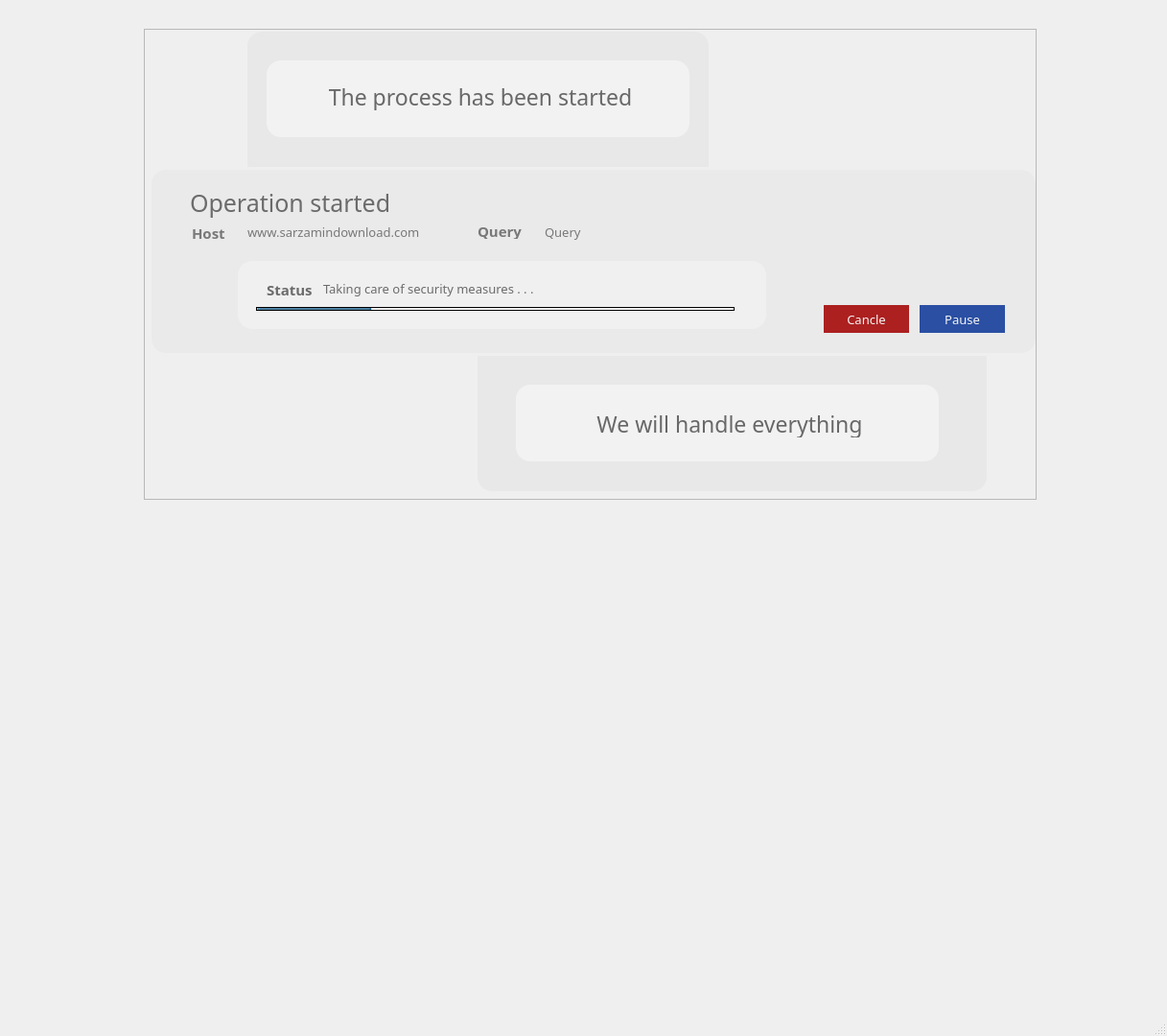
<?xml version="1.0" encoding="UTF-8"?>
<ui version="4.0">
 <class>MainWindow</class>
 <widget class="QMainWindow" name="MainWindow">
  <property name="geometry">
   <rect>
    <x>0</x>
    <y>0</y>
    <width>1217</width>
    <height>1080</height>
   </rect>
  </property>
  <property name="maximumSize">
   <size>
    <width>1217</width>
    <height>16777215</height>
   </size>
  </property>
  <property name="windowTitle">
   <string>MainWindow</string>
  </property>
  <widget class="QWidget" name="centralwidget">
   <widget class="QFrame" name="frame">
    <property name="geometry">
     <rect>
      <x>150</x>
      <y>30</y>
      <width>931</width>
      <height>491</height>
     </rect>
    </property>
    <property name="frameShape">
     <enum>QFrame::StyledPanel</enum>
    </property>
    <property name="frameShadow">
     <enum>QFrame::Raised</enum>
    </property>
    <widget class="QStackedWidget" name="stackedWidget">
     <property name="geometry">
      <rect>
       <x>3</x>
       <y>1</y>
       <width>931</width>
       <height>481</height>
      </rect>
     </property>
     <property name="currentIndex">
      <number>0</number>
     </property>
     <widget class="QWidget" name="page">
      <widget class="QFrame" name="frame_2">
       <property name="geometry">
        <rect>
         <x>5</x>
         <y>146</y>
         <width>922</width>
         <height>191</height>
        </rect>
       </property>
       <property name="minimumSize">
        <size>
         <width>922</width>
         <height>191</height>
        </size>
       </property>
       <property name="maximumSize">
        <size>
         <width>922</width>
         <height>191</height>
        </size>
       </property>
       <property name="styleSheet">
        <string notr="true">#frame_2 {


background:rgb(234, 234, 234);
border-radius:15px;
border:none
}</string>
       </property>
       <property name="frameShape">
        <enum>QFrame::StyledPanel</enum>
       </property>
       <property name="frameShadow">
        <enum>QFrame::Raised</enum>
       </property>
       <widget class="QStackedWidget" name="stackedWidget_2">
        <property name="geometry">
         <rect>
          <x>690</x>
          <y>110</y>
          <width>111</width>
          <height>61</height>
         </rect>
        </property>
        <property name="styleSheet">
         <string notr="true">background:rgba(0,0,0,0);</string>
        </property>
        <property name="currentIndex">
         <number>0</number>
        </property>
        <widget class="QWidget" name="page_3">
         <widget class="QPushButton" name="pushButton">
          <property name="geometry">
           <rect>
            <x>10</x>
            <y>30</y>
            <width>91</width>
            <height>31</height>
           </rect>
          </property>
          <property name="font">
           <font>
            <family>Raleway Thin</family>
            <pointsize>10</pointsize>
           </font>
          </property>
          <property name="styleSheet">
           <string notr="true">#pushButton{

background:rgb(172, 32, 32);
border:1px solid rgb(234, 234, 234);
color:rgb(244, 244, 244);
}

#pushButton:hover {
background:rgb(255, 255, 255);
}</string>
          </property>
          <property name="text">
           <string>Cancle</string>
          </property>
          <property name="iconSize">
           <size>
            <width>31</width>
            <height>31</height>
           </size>
          </property>
         </widget>
        </widget>
        <widget class="QWidget" name="page_4">
         <widget class="QPushButton" name="pushButton_3">
          <property name="geometry">
           <rect>
            <x>10</x>
            <y>30</y>
            <width>91</width>
            <height>31</height>
           </rect>
          </property>
          <property name="font">
           <font>
            <family>Raleway Thin</family>
            <pointsize>10</pointsize>
           </font>
          </property>
          <property name="styleSheet">
           <string notr="true">#pushButton_3{

background:rgb(21, 29, 75);
border:1px solid rgb(234, 234, 234);
color:rgb(244, 244, 244);
}

#pushButton_3:hover {
background:rgb(255, 255, 255);
}</string>
          </property>
          <property name="text">
           <string>done</string>
          </property>
          <property name="iconSize">
           <size>
            <width>31</width>
            <height>31</height>
           </size>
          </property>
         </widget>
        </widget>
        <widget class="QWidget" name="page_12">
         <widget class="QPushButton" name="pushButton_6">
          <property name="geometry">
           <rect>
            <x>10</x>
            <y>30</y>
            <width>91</width>
            <height>31</height>
           </rect>
          </property>
          <property name="font">
           <font>
            <family>Raleway Thin</family>
            <pointsize>10</pointsize>
           </font>
          </property>
          <property name="styleSheet">
           <string notr="true">#pushButton_6{

background:rgb(57, 60, 255);
border:1px solid rgb(234, 234, 234);
color:rgb(244, 244, 244);
}

#pushButton_6:hover {
background:rgb(255, 255, 255);
}</string>
          </property>
          <property name="text">
           <string>close</string>
          </property>
          <property name="iconSize">
           <size>
            <width>31</width>
            <height>31</height>
           </size>
          </property>
         </widget>
        </widget>
       </widget>
       <widget class="QStackedWidget" name="stackedWidget_3">
        <property name="geometry">
         <rect>
          <x>790</x>
          <y>110</y>
          <width>101</width>
          <height>61</height>
         </rect>
        </property>
        <property name="styleSheet">
         <string notr="true">background:rgba(0,0,0,0);</string>
        </property>
        <property name="currentIndex">
         <number>0</number>
        </property>
        <widget class="QWidget" name="page_5">
         <widget class="QPushButton" name="pushButton_2">
          <property name="geometry">
           <rect>
            <x>10</x>
            <y>30</y>
            <width>91</width>
            <height>31</height>
           </rect>
          </property>
          <property name="font">
           <font>
            <family>Raleway Thin</family>
            <pointsize>10</pointsize>
           </font>
          </property>
          <property name="styleSheet">
           <string notr="true">#pushButton_2{

background:rgb(42, 79, 163);
border:1px solid rgb(234, 234, 234);
color:rgb(244, 244, 244);
}

#pushButton_2:hover {
background:rgb(255, 255, 255);
}</string>
          </property>
          <property name="text">
           <string>Pause</string>
          </property>
          <property name="iconSize">
           <size>
            <width>24</width>
            <height>26</height>
           </size>
          </property>
         </widget>
        </widget>
        <widget class="QWidget" name="page_11">
         <widget class="QPushButton" name="pushButton_5">
          <property name="geometry">
           <rect>
            <x>10</x>
            <y>30</y>
            <width>91</width>
            <height>31</height>
           </rect>
          </property>
          <property name="font">
           <font>
            <family>Raleway Thin</family>
            <pointsize>10</pointsize>
           </font>
          </property>
          <property name="styleSheet">
           <string notr="true">#pushButton_5{

background:rgb(57, 60, 255);
border:1px solid rgb(234, 234, 234);
color:rgb(244, 244, 244);
}

#pushButton_5:hover {
background:rgb(255, 255, 255);
}</string>
          </property>
          <property name="text">
           <string>Retry</string>
          </property>
          <property name="iconSize">
           <size>
            <width>24</width>
            <height>26</height>
           </size>
          </property>
         </widget>
        </widget>
        <widget class="QWidget" name="page_6">
         <widget class="QPushButton" name="pushButton_4">
          <property name="geometry">
           <rect>
            <x>10</x>
            <y>30</y>
            <width>91</width>
            <height>31</height>
           </rect>
          </property>
          <property name="font">
           <font>
            <family>Raleway Thin</family>
            <pointsize>10</pointsize>
           </font>
          </property>
          <property name="styleSheet">
           <string notr="true">#pushButton_4{

background:rgb(57, 60, 255);
border:1px solid rgb(234, 234, 234);
color:rgb(244, 244, 244);
}

#pushButton_4:hover {
background:rgb(255, 255, 255);
}</string>
          </property>
          <property name="text">
           <string>Open</string>
          </property>
          <property name="iconSize">
           <size>
            <width>24</width>
            <height>26</height>
           </size>
          </property>
         </widget>
        </widget>
       </widget>
       <widget class="QStackedWidget" name="stackedWidget_4">
        <property name="geometry">
         <rect>
          <x>30</x>
          <y>10</y>
          <width>671</width>
          <height>80</height>
         </rect>
        </property>
        <property name="styleSheet">
         <string notr="true">background:rgba(0,0,0,0);</string>
        </property>
        <property name="currentIndex">
         <number>0</number>
        </property>
        <widget class="QWidget" name="page_7">
         <widget class="QLabel" name="label_5">
          <property name="geometry">
           <rect>
            <x>380</x>
            <y>47</y>
            <width>151</width>
            <height>16</height>
           </rect>
          </property>
          <property name="font">
           <font>
            <family>Raleway Thin</family>
            <pointsize>-1</pointsize>
           </font>
          </property>
          <property name="styleSheet">
           <string notr="true">font-size:13px;
color:rgb(120, 120, 120);
border:none;</string>
          </property>
          <property name="text">
           <string>Query</string>
          </property>
         </widget>
         <widget class="QLabel" name="label_11">
          <property name="geometry">
           <rect>
            <x>70</x>
            <y>47</y>
            <width>191</width>
            <height>16</height>
           </rect>
          </property>
          <property name="font">
           <font>
            <family>Raleway Thin</family>
            <pointsize>-1</pointsize>
           </font>
          </property>
          <property name="styleSheet">
           <string notr="true">font-size:13px;
color:rgb(120, 120, 120);
border:none;</string>
          </property>
          <property name="text">
           <string>www.sarzamindownload.com</string>
          </property>
         </widget>
         <widget class="QLabel" name="label_10">
          <property name="geometry">
           <rect>
            <x>12</x>
            <y>45</y>
            <width>91</width>
            <height>21</height>
           </rect>
          </property>
          <property name="font">
           <font>
            <family>Raleway Thin</family>
            <pointsize>-1</pointsize>
            <weight>75</weight>
            <bold>true</bold>
           </font>
          </property>
          <property name="styleSheet">
           <string notr="true">font-size:15px;
color:rgb(120, 120, 120);
border:none;
font-weight:bold</string>
          </property>
          <property name="text">
           <string>Host</string>
          </property>
         </widget>
         <widget class="QLabel" name="label_3">
          <property name="geometry">
           <rect>
            <x>10</x>
            <y>9</y>
            <width>321</width>
            <height>31</height>
           </rect>
          </property>
          <property name="font">
           <font>
            <family>Raleway Thin</family>
            <pointsize>-1</pointsize>
           </font>
          </property>
          <property name="styleSheet">
           <string notr="true">font-size:25px;
color:rgb(107, 107, 107);
border:none;</string>
          </property>
          <property name="text">
           <string>Operation started </string>
          </property>
         </widget>
         <widget class="QLabel" name="label_9">
          <property name="geometry">
           <rect>
            <x>310</x>
            <y>46</y>
            <width>51</width>
            <height>16</height>
           </rect>
          </property>
          <property name="font">
           <font>
            <family>Raleway Thin</family>
            <pointsize>-1</pointsize>
            <weight>75</weight>
            <bold>true</bold>
           </font>
          </property>
          <property name="styleSheet">
           <string notr="true">font-size:15px;
color:rgb(120, 120, 120);
border:none;
font-weight:bold</string>
          </property>
          <property name="text">
           <string>Query</string>
          </property>
         </widget>
        </widget>
        <widget class="QWidget" name="page_8">
         <widget class="QLabel" name="label_7">
          <property name="geometry">
           <rect>
            <x>220</x>
            <y>20</y>
            <width>221</width>
            <height>31</height>
           </rect>
          </property>
          <property name="font">
           <font>
            <family>Raleway Thin</family>
            <pointsize>-1</pointsize>
           </font>
          </property>
          <property name="styleSheet">
           <string notr="true">font-size:25px;
color:rgb(107, 107, 107);
border:none;</string>
          </property>
          <property name="text">
           <string>Just a moment . . .</string>
          </property>
         </widget>
        </widget>
       </widget>
       <widget class="QStackedWidget" name="stackedWidget_5">
        <property name="geometry">
         <rect>
          <x>90</x>
          <y>95</y>
          <width>551</width>
          <height>71</height>
         </rect>
        </property>
        <property name="styleSheet">
         <string notr="true">#stackedWidget_5 {
background:rgb(240, 240, 240);
border-radius:15px;

}</string>
        </property>
        <property name="currentIndex">
         <number>0</number>
        </property>
        <widget class="QWidget" name="page_9">
         <widget class="QLabel" name="label_6">
          <property name="geometry">
           <rect>
            <x>89</x>
            <y>21</y>
            <width>231</width>
            <height>16</height>
           </rect>
          </property>
          <property name="font">
           <font>
            <family>Raleway Thin</family>
            <pointsize>-1</pointsize>
           </font>
          </property>
          <property name="styleSheet">
           <string notr="true">font-size:13px;
color:rgb(107, 107, 107);
border:none;</string>
          </property>
          <property name="text">
           <string>Taking care of security measures . . .</string>
          </property>
         </widget>
         <widget class="QProgressBar" name="progressBar">
          <property name="geometry">
           <rect>
            <x>19</x>
            <y>48</y>
            <width>499</width>
            <height>4</height>
           </rect>
          </property>
          <property name="font">
           <font>
            <family>Raleway Thin</family>
           </font>
          </property>
          <property name="styleSheet">
           <string notr="true">border:1px solid black</string>
          </property>
          <property name="value">
           <number>24</number>
          </property>
          <property name="format">
           <string/>
          </property>
         </widget>
         <widget class="QLabel" name="label_4">
          <property name="geometry">
           <rect>
            <x>30</x>
            <y>19</y>
            <width>71</width>
            <height>21</height>
           </rect>
          </property>
          <property name="font">
           <font>
            <family>Raleway Thin</family>
            <pointsize>-1</pointsize>
            <weight>75</weight>
            <bold>true</bold>
           </font>
          </property>
          <property name="styleSheet">
           <string notr="true">font-size:15px;
color:rgb(107, 107, 107);
border:none;
font-weight:bold</string>
          </property>
          <property name="text">
           <string>Status</string>
          </property>
         </widget>
        </widget>
        <widget class="QWidget" name="page_10">
         <widget class="QLabel" name="label_8">
          <property name="geometry">
           <rect>
            <x>0</x>
            <y>10</y>
            <width>511</width>
            <height>31</height>
           </rect>
          </property>
          <property name="font">
           <font>
            <family>Raleway Thin</family>
            <pointsize>-1</pointsize>
           </font>
          </property>
          <property name="styleSheet">
           <string notr="true">font-size:25px;
color:rgb(107, 107, 107);
border:none;</string>
          </property>
          <property name="text">
           <string>Extracting . . .</string>
          </property>
          <property name="alignment">
           <set>Qt::AlignCenter</set>
          </property>
         </widget>
        </widget>
       </widget>
      </widget>
      <widget class="QFrame" name="frame_10">
       <property name="geometry">
        <rect>
         <x>105</x>
         <y>2</y>
         <width>481</width>
         <height>141</height>
        </rect>
       </property>
       <property name="styleSheet">
        <string notr="true">#frame_10 {



border:none;
font-size:20px;
border-top-right-radius:15px;
border-top-left-radius:15px;
background:rgb(232, 232, 232);
color:rgb(197, 197, 197);
}
#frame_8:hover{
background:qlineargradient(spread:reflect, x1:0.972, y1:0.188, x2:0.255545, y2:0.665, stop:0 rgba(0, 0, 0, 206), stop:1 rgba(156, 156, 156, 168));
}</string>
       </property>
       <property name="frameShape">
        <enum>QFrame::StyledPanel</enum>
       </property>
       <property name="frameShadow">
        <enum>QFrame::Raised</enum>
       </property>
       <widget class="QFrame" name="frame_15">
        <property name="geometry">
         <rect>
          <x>20</x>
          <y>30</y>
          <width>441</width>
          <height>80</height>
         </rect>
        </property>
        <property name="styleSheet">
         <string notr="true">background:rgb(242, 242, 242);
border-radius:15px;</string>
        </property>
        <property name="frameShape">
         <enum>QFrame::StyledPanel</enum>
        </property>
        <property name="frameShadow">
         <enum>QFrame::Raised</enum>
        </property>
        <widget class="QLabel" name="label_18">
         <property name="geometry">
          <rect>
           <x>0</x>
           <y>24</y>
           <width>441</width>
           <height>31</height>
          </rect>
         </property>
         <property name="font">
          <font>
           <family>Raleway Thin</family>
           <pointsize>17</pointsize>
           <strikeout>false</strikeout>
           <stylestrategy>PreferAntialias</stylestrategy>
          </font>
         </property>
         <property name="styleSheet">
          <string notr="true">
color:rgb(104, 104, 104);
background:rgba(0,0,0,0);
padding-left:5px;
padding-bottom:3px</string>
         </property>
         <property name="text">
          <string>The process has been started</string>
         </property>
         <property name="alignment">
          <set>Qt::AlignCenter</set>
         </property>
        </widget>
       </widget>
      </widget>
      <widget class="QFrame" name="frame_11">
       <property name="geometry">
        <rect>
         <x>345</x>
         <y>340</y>
         <width>531</width>
         <height>141</height>
        </rect>
       </property>
       <property name="styleSheet">
        <string notr="true">#frame_11 {



border:none;
font-size:20px;

border-bottom-right-radius:15px;
border-bottom-left-radius:15px;
background:rgb(232, 232, 232);
color:rgb(197, 197, 197);
}
</string>
       </property>
       <property name="frameShape">
        <enum>QFrame::StyledPanel</enum>
       </property>
       <property name="frameShadow">
        <enum>QFrame::Raised</enum>
       </property>
       <widget class="QFrame" name="frame_16">
        <property name="geometry">
         <rect>
          <x>40</x>
          <y>30</y>
          <width>441</width>
          <height>80</height>
         </rect>
        </property>
        <property name="styleSheet">
         <string notr="true">background:rgb(242, 242, 242);
border-radius:15px;</string>
        </property>
        <property name="frameShape">
         <enum>QFrame::StyledPanel</enum>
        </property>
        <property name="frameShadow">
         <enum>QFrame::Raised</enum>
        </property>
        <widget class="QLabel" name="label_19">
         <property name="geometry">
          <rect>
           <x>0</x>
           <y>27</y>
           <width>441</width>
           <height>31</height>
          </rect>
         </property>
         <property name="font">
          <font>
           <family>Raleway Thin</family>
           <pointsize>17</pointsize>
           <strikeout>false</strikeout>
           <stylestrategy>PreferAntialias</stylestrategy>
          </font>
         </property>
         <property name="styleSheet">
          <string notr="true">
color:rgb(104, 104, 104);
background:rgba(0,0,0,0);
padding-left:5px;
padding-bottom:3px</string>
         </property>
         <property name="text">
          <string>We will handle everything</string>
         </property>
         <property name="alignment">
          <set>Qt::AlignCenter</set>
         </property>
        </widget>
       </widget>
      </widget>
     </widget>
     <widget class="QWidget" name="page_2"/>
    </widget>
   </widget>
  </widget>
  <widget class="QMenuBar" name="menubar">
   <property name="geometry">
    <rect>
     <x>0</x>
     <y>0</y>
     <width>1217</width>
     <height>21</height>
    </rect>
   </property>
  </widget>
  <widget class="QStatusBar" name="statusbar"/>
 </widget>
 <resources/>
 <connections/>
</ui>
